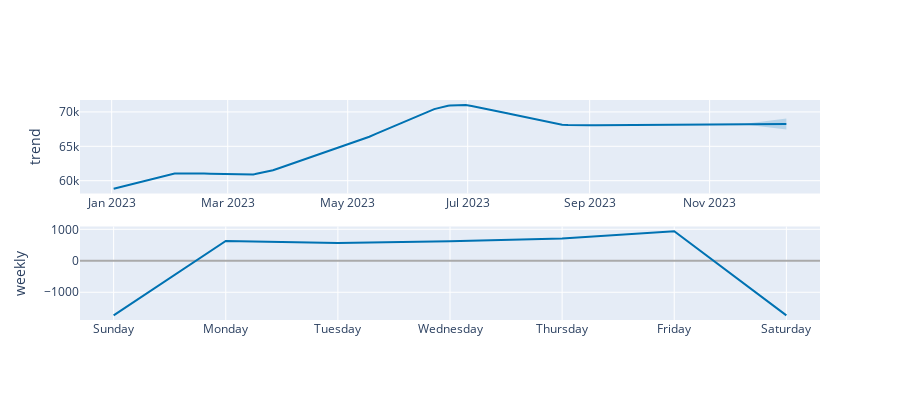

Notebook code for this chart:
### Code cell
plot_components_plotly(m, forecast)

### Figure 1 — Plotly figure (JSON) as saved in the notebook; plotly's stock layout.template omitted (floating-point values rounded to 4 significant figures; data arrays with more than 128 entries replaced by an {"elided": "..."} marker saying what was removed)
{"data": [{"line": {"color": "#0072B2", "width": 2}, "mode": "lines", "name": "trend", "type": "scatter", "x": {"elided": "242 str values"}, "xaxis": "x", "y": {"elided": "242 float values"}, "yaxis": "y"}, {"line": {"color": "rgba(0, 114, 178, 0.2)", "width": 0}, "mode": "lines", "name": "trend_upper", "type": "scatter", "x": {"elided": "242 str values"}, "xaxis": "x", "y": {"elided": "242 float values"}, "yaxis": "y"}, {"fill": "tonexty", "fillcolor": "rgba(0, 114, 178, 0.2)", "line": {"color": "rgba(0, 114, 178, 0.2)", "width": 0}, "mode": "lines", "name": "trend_lower", "type": "scatter", "x": {"elided": "242 str values"}, "xaxis": "x", "y": {"elided": "242 float values"}, "yaxis": "y"}, {"line": {"color": "#0072B2", "width": 2}, "mode": "lines", "name": "weekly", "type": "scatter", "x": ["2017-01-01T00:00:00", "2017-01-02T00:00:00", "2017-01-03T00:00:00", "2017-01-04T00:00:00", "2017-01-05T00:00:00", "2017-01-06T00:00:00", "2017-01-07T00:00:00"], "xaxis": "x2", "y": [-1732.0, 628.8, 561.4, 622.4, 711.3, 940.5, -1732.0], "yaxis": "y2"}], "layout": {"height": 400, "showlegend": false, "width": 900, "xaxis": {"anchor": "y", "domain": [0, 1], "range": ["2022-12-15T21:36:00", "2023-12-27T02:24:00"], "type": "date"}, "xaxis2": {"anchor": "y2", "domain": [0, 1], "range": ["2016-12-31T16:48:00", "2017-01-07T07:12:00"], "tickformat": "%A", "type": "date"}, "yaxis": {"anchor": "x", "domain": [0.575, 1], "rangemode": "normal", "title": {"text": "trend"}, "zerolinecolor": "#AAA"}, "yaxis2": {"anchor": "x2", "domain": [0, 0.425], "title": {"text": "weekly"}, "zerolinecolor": "#AAA"}}}
